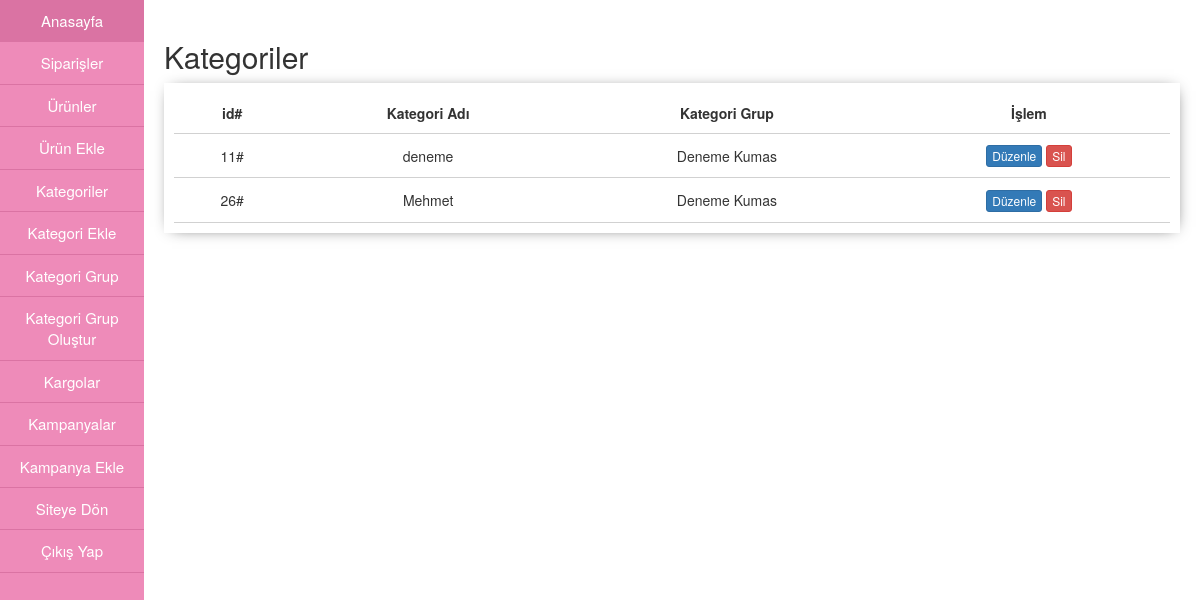
Page /admin/kategoriler.php on the committed database.
### tables this page shows
CREATE TABLE IF NOT EXISTS `kategori_alt` (
  `kategori_alt_id` int(11) NOT NULL AUTO_INCREMENT,
  `kategori_alt_adi` varchar(255) NOT NULL,
  `ust_id` int(11) NOT NULL,
  PRIMARY KEY (`kategori_alt_id`)
);

CREATE TABLE IF NOT EXISTS `kategori_baslik` (
  `kategori_baslik_id` int(11) NOT NULL AUTO_INCREMENT,
  `kategori_baslik_adi` varchar(255) NOT NULL,
  `ust_id` int(11) NOT NULL,
  PRIMARY KEY (`kategori_baslik_id`)
);

### admin/kategoriler.php (the view, shortened to what this page needs)
<?php
include "header.php";
include "menu.php";
 ?>
  	<div class="sag-ic">
      <h2>Kategoriler</h2>
      <div class="sag-ic-tablo">
        <table>
          <tr class="baslik">
            <td>id#</td>
            <td>Kategori Adı</td>
            <td>Kategori Grup</td>
            <td>İşlem</td>
          </tr>
          <?php
            $kategori = mysqli_query($conn,"SELECT * FROM kategori_alt");
            while($kategoriyaz = mysqli_fetch_array($kategori)){
           ?>
          <tr>
            <td><?php echo $kategoriyaz["kategori_alt_id"]; ?>#</td>
            <td><?php echo $kategoriyaz["kategori_alt_adi"]; ?></td>
            <td><?php
             $ustid = $kategoriyaz["ust_id"];
             $ustkategori = mysqli_query($conn,"SELECT * FROM kategori_baslik WHERE kategori_baslik_id = '$ustid'");
             $ustyaz = mysqli_fetch_array($ustkategori);
             echo $ustyaz["kategori_baslik_adi"];
             ?></td>
            <td>
              <a href="kategoriduzenle.php?id=<?php echo $kategoriyaz['kategori_alt_id']; ?>" class="btn btn-primary btn-xs">Düzenle</a>
              <a href="kategorisil.php?id=<?php echo $kategoriyaz['kategori_alt_id']; ?>" class="btn btn-danger btn-xs">Sil</a>
            </td>
          </tr>
          <?php } ?>
        </table>
      </div>
    </div>
<?php
include "footer.php";
?>

### admin/css/admin.css (style rules this page uses)
.sag-ic { float: right; width: 88%; height: 1000px; padding: 20px; }
.sag-ic table { width: 100%; }
.sag-ic table tr { border-bottom:1px solid #d1d1d1; }
.sag-ic table tr td { padding: 10px; }
.baslik { font-weight: bold; font size: 15px; }
.sag-ic-tablo { padding: 10px; box-shadow: 1px 1px 15px -7px; text-align: center; }

### rows in the picture
kategori_alt: kategori_alt_id "11", kategori_alt_adi "deneme", kategori_baslik.kategori_baslik_adi "Deneme Kumas"
kategori_alt: kategori_alt_id "26", kategori_alt_adi "Mehmet", kategori_baslik.kategori_baslik_adi "Deneme Kumas"
